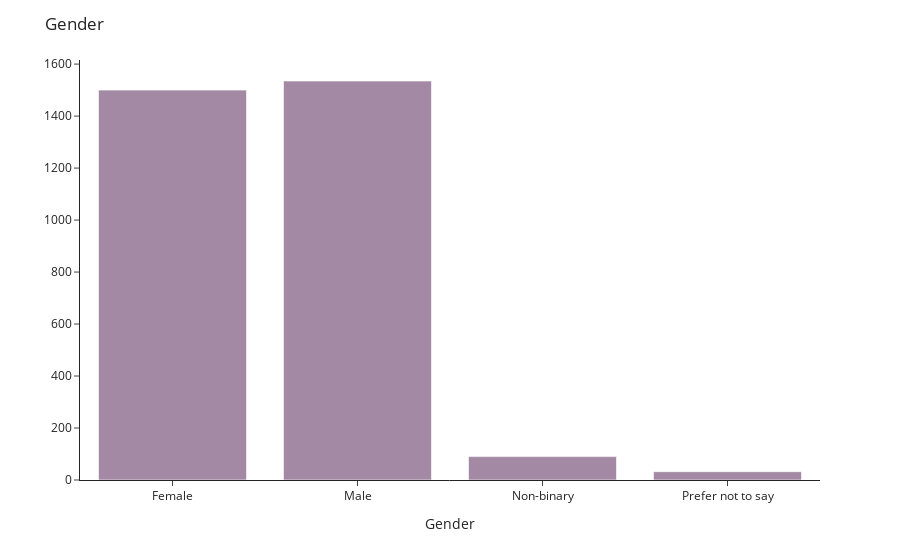

Here is the notebook cell this chart was saved with:
### Code cell
## histogram for gender distribution
age_fig = ex.histogram(data,
            x = 'Gender',
            nbins = 30,
            color_discrete_sequence = ["#A489A4"])

## figure title and labels
age_fig.update_layout(
    title = 'Gender',
    xaxis_title = 'Gender',
    yaxis_title = None,
    template = 'simple_white')

### Figure 1 — Plotly figure (JSON) as saved in the notebook; plotly's stock layout.template omitted (floating-point values rounded to 4 significant figures; data arrays with more than 128 entries replaced by an {"elided": "..."} marker saying what was removed)
{"data": [{"alignmentgroup": "True", "bingroup": "x", "hovertemplate": "Gender=%{x}<br>count=%{y}<extra></extra>", "legendgroup": "", "marker": {"color": "#A489A4", "pattern": {"shape": ""}}, "name": "", "nbinsx": 30, "offsetgroup": "", "orientation": "v", "showlegend": false, "type": "histogram", "x": {"elided": "3157 str values"}, "xaxis": "x", "yaxis": "y"}], "layout": {"barmode": "relative", "legend": {"tracegroupgap": 0}, "margin": {"t": 60}, "title": {"text": "Gender"}, "xaxis": {"anchor": "y", "domain": [0, 1], "title": {"text": "Gender"}}, "yaxis": {"anchor": "x", "domain": [0, 1], "title": {}}}}
